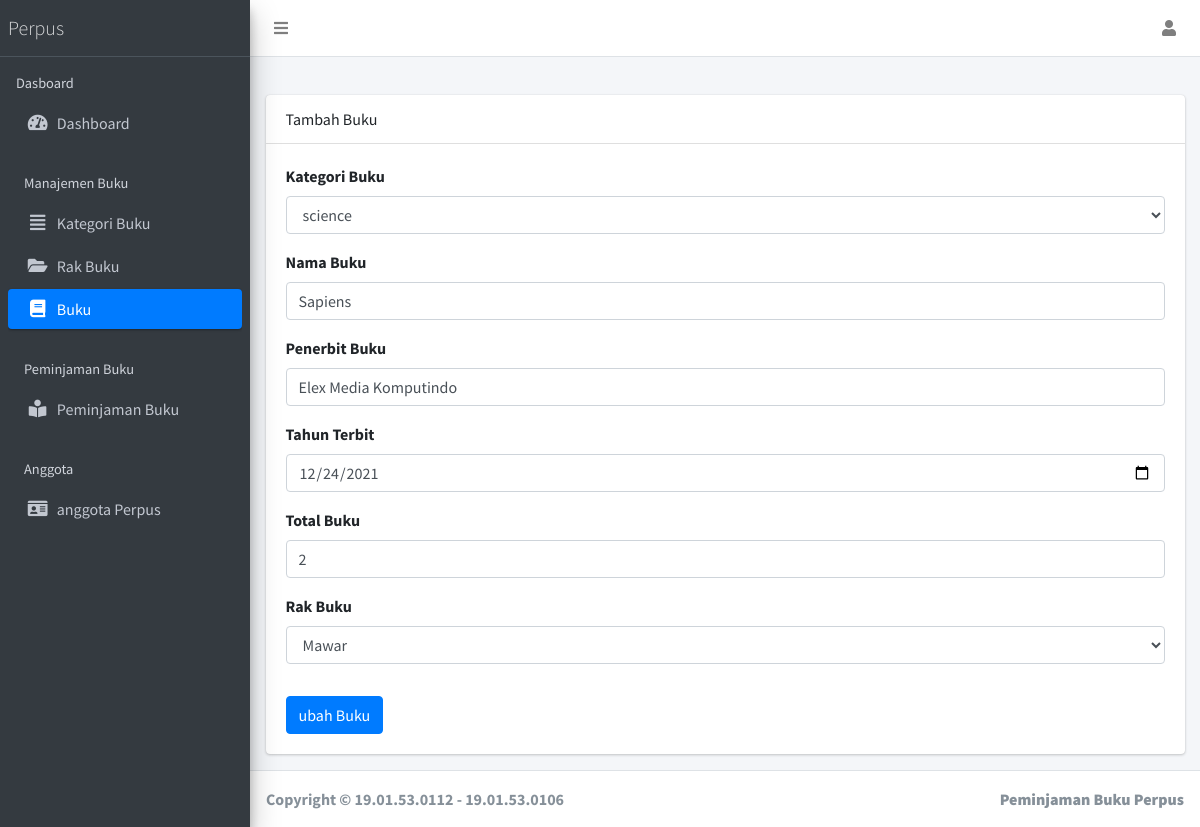
Page /?page=edit-buku&id=1 (signed in) on the committed database.
### tables this page shows
CREATE TABLE `buku` (
  `id` int(11) NOT NULL,
  `id_kategori` int(11) NOT NULL,
  `nama_buku` varchar(255) NOT NULL,
  `penerbit` varchar(255) NOT NULL,
  `tahun-terbit` varchar(255) NOT NULL,
  `total_buku` int(11) NOT NULL,
  `rak` int(11) NOT NULL
);

CREATE TABLE `kategori_buku` (
  `id` int(11) NOT NULL,
  `jenis` varchar(255) NOT NULL
);

CREATE TABLE `rak_buku` (
  `id` int(11) NOT NULL,
  `no_rak` varchar(11) NOT NULL,
  `nama_rak` varchar(255) NOT NULL,
  `tempat` varchar(255) NOT NULL
);

### views/main/buku/edit.php (the view, shortened to what this page needs)
<?php
if (isset($_GET['id'])) {
  $id = $_GET['id'];
  $kategori = "SELECT buku.*,kategori_buku.jenis,rak_buku.nama_rak  FROM buku LEFT JOIN kategori_buku ON buku.id_kategori = kategori_buku.id LEFT JOIN rak_buku ON buku.rak = rak_buku.id WHERE buku.id = $id";
  $query = mysqli_query($koneksi, $kategori) or die(mysqli_error($koneksi));
  while ($data_buku = mysqli_fetch_assoc($query)) : ?>
    <div class="row">
      <div class="col">
        <div class="card">
          <div class="card-header">
            Tambah Buku
          </div>
          <div class="card-body">
            <form action="" method="POST">
              <div class="form-group">
                <label for="kategori">Kategori Buku</label>
                <select class="form-control" required name="kategori" placeholder="masukkan kategori">
                  <?php
                  $kategori = "SELECT * FROM kategori_buku";
                  $query = mysqli_query($koneksi, $kategori) or die(mysqli_error($koneksi));
                  while ($data = mysqli_fetch_assoc($query)) : ?>
                    <option value="<?= $data['id'] ?>" <?php echo ($data_buku['id_kategori'] == $data['id'] ? 'selected' : '') ?>><?= $data['jenis'] ?></option>
                  <?php endwhile; ?>
                </select>
              </div>
              <div class="form-group">
                <label for="nama">Nama Buku</label>
                <input type="text" value="<?= $data_buku['nama_buku'] ?>" required name="nama" placeholder="Nama Buku" id="nama" class="form-control">
              </div>
              <div class="form-group">
                <label for="penerbit">Penerbit Buku</label>
                <input type="text" value="<?= $data_buku['penerbit'] ?>" required name="penerbit" placeholder="Penerbit Buku" id="penerbit" class="form-control">
              </div>
              <div class="form-group">
                <label for="tahun">Tahun Terbit</label>
                <input type="date" value="<?= $data_buku['tahun-terbit'] ?>" required name="tahun" id="tahun" class="form-control">
              </div>
              <div class="form-group">
                <label for="total">Total Buku</label>
                <input type="number" required value="<?= $data_buku['total_buku'] ?>" name="total" placeholder="Total Buku" id="total" class="form-control">
              </div>
              <div class="form-group">
                <label for="rak">Rak Buku</label>
                <select class="form-control" required name="rak" placeholder="masukkan rak">
                  <?php
                  $rak = "SELECT * FROM rak_buku";
                  $query = mysqli_query($koneksi, $rak) or die(mysqli_error($koneksi));
                  while ($data = mysqli_fetch_assoc($query)) : ?>
                    <option value="<?= $data['id'] ?>" <?php echo ($data_buku['rak'] == $data['id'] ? 'selected' : '') ?>><?= $data['nama_rak'] ?></option>
                  <?php endwhile; ?>
                </select>
              </div>
              <button type="submit" name="edit" class="btn btn-primary mt-3">ubah Buku</button>
            </form>
          </div>
        </div>
      </div>
    </div>
  <?php
  endwhile;
}
  ?>

### rows in the picture
buku: kategori "science", nama "Sapiens", penerbit "Elex Media Komputindo", tahun "12/24/2021", total "2", rak "Mawar"
